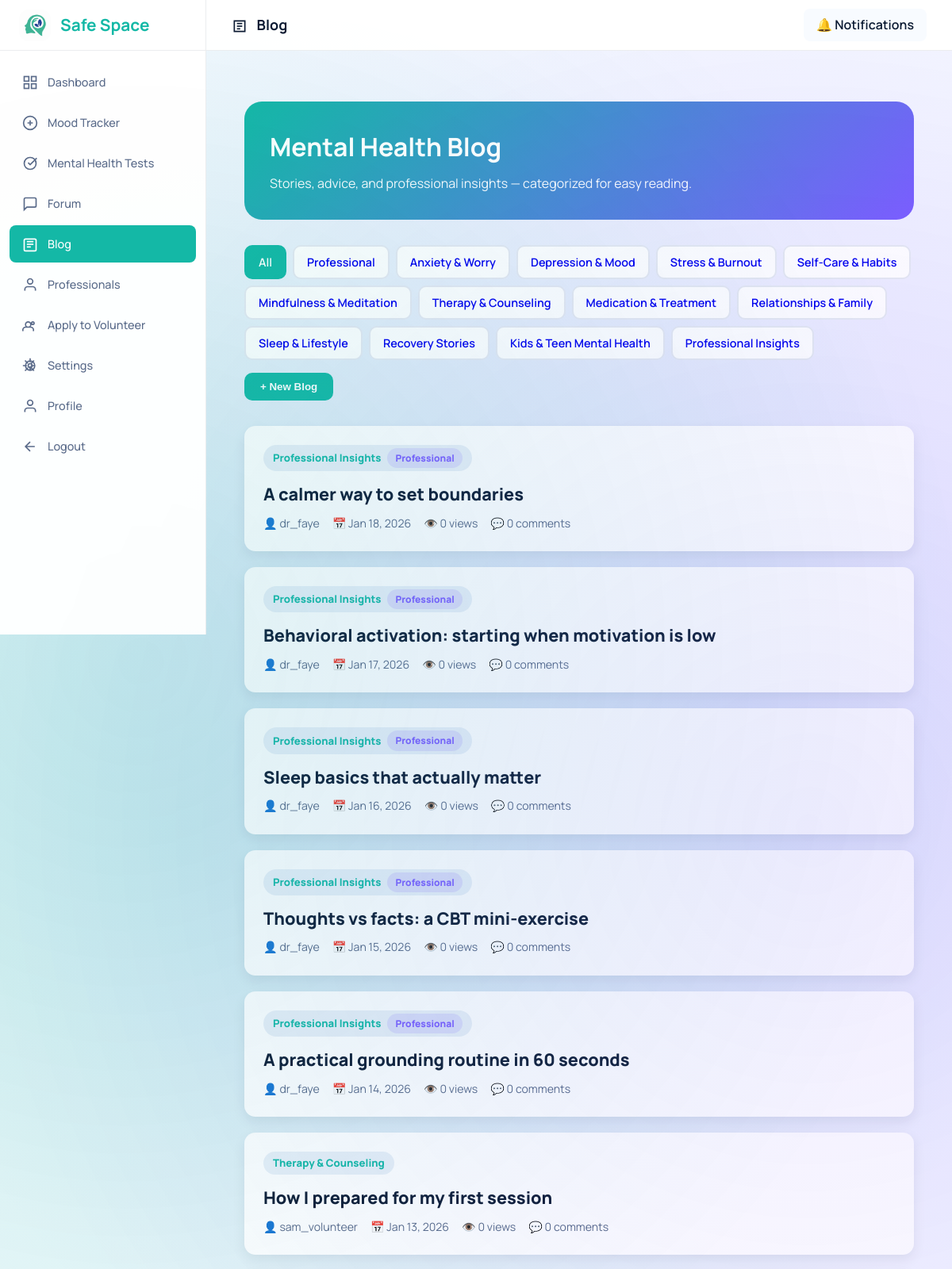
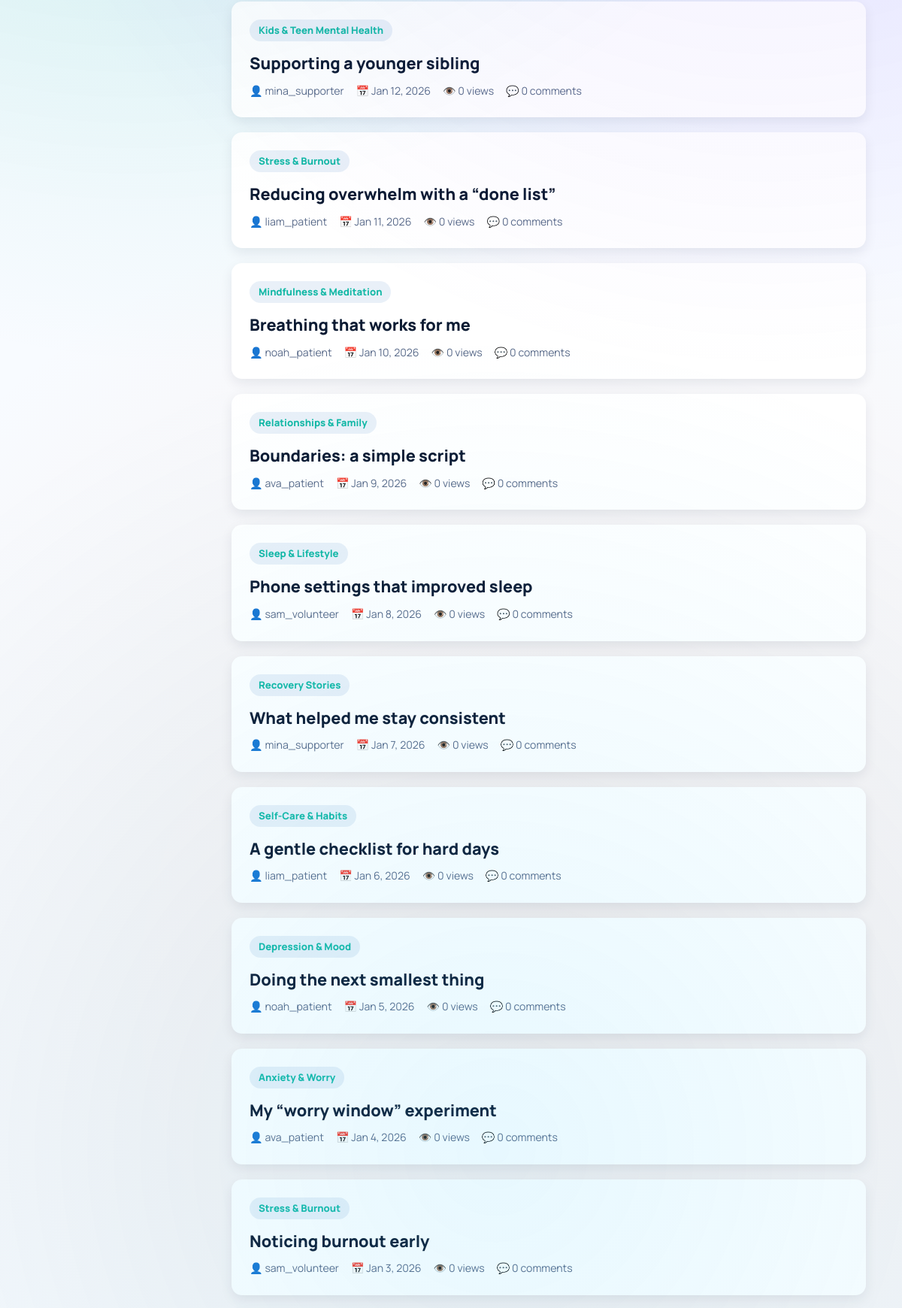
/dashboard/blogs.php (signed in, upper part), run on the app's committed database (2 pictures, top to bottom).
### tables this page shows
CREATE TABLE blog_posts (
    blog_id INT AUTO_INCREMENT PRIMARY KEY,
    user_id INT NOT NULL,
    category VARCHAR(120) NOT NULL,
    title VARCHAR(255) NOT NULL,
    content LONGTEXT NOT NULL,
    is_professional_post BOOLEAN DEFAULT FALSE,
    view_count INT DEFAULT 0,
    comment_count INT DEFAULT 0,
    status ENUM('published', 'draft', 'deleted', 'flagged') DEFAULT 'published',
    created_at TIMESTAMP DEFAULT CURRENT_TIMESTAMP,
    updated_at TIMESTAMP DEFAULT CURRENT_TIMESTAMP ON UPDATE CURRENT_TIMESTAMP,
    FOREIGN KEY (user_id) REFERENCES users(user_id) ON DELETE CASCADE,
    INDEX idx_category (category),
    INDEX idx_status (status),
    INDEX idx_created_at (created_at),
    INDEX idx_user_blogs (user_id, created_at)
);

CREATE TABLE users (
    user_id INT AUTO_INCREMENT PRIMARY KEY,
    username VARCHAR(50) UNIQUE NOT NULL,
    email VARCHAR(100) UNIQUE NOT NULL,
    password_hash VARCHAR(255) NOT NULL,
    full_name VARCHAR(100) NULL,
    phone VARCHAR(30) NULL,
    user_type ENUM('patient', 'professional', 'volunteer', 'supporter', 'community_healer') NOT NULL,
    is_anonymous BOOLEAN DEFAULT TRUE,
    is_verified BOOLEAN DEFAULT FALSE,
    is_active BOOLEAN DEFAULT TRUE,
    profile_picture VARCHAR(255) NULL,
    bio TEXT NULL,
    date_of_birth DATE NULL,
    gender ENUM('male', 'female', 'non_binary', 'prefer_not_to_say', 'other') NULL,
    country VARCHAR(100) NULL,
    timezone VARCHAR(50) DEFAULT 'UTC',
    created_at TIMESTAMP DEFAULT CURRENT_TIMESTAMP,
    last_login TIMESTAMP NULL,
    email_verified_at TIMESTAMP NULL,
    verification_token VARCHAR(100) NULL,
    reset_token VARCHAR(100) NULL,
    reset_token_expiry TIMESTAMP NULL,
    INDEX idx_username (username),
    INDEX idx_email (email),
    INDEX idx_user_type (user_type),
    INDEX idx_is_active (is_active)
);

### config/config.php (called while the page is built, shortened)
<?php
function sanitize_input($data) {
    $data = trim($data);
    $data = stripslashes($data);
    $data = htmlspecialchars($data, ENT_QUOTES, 'UTF-8');
    return $data;
}
?>

### dashboard/blogs.php (the view, shortened to what this page needs)
<?php
require_once '../config/config.php';
$db = Database::getInstance();
$conn = $db->getConnection();
$blog_categories = [
    'Anxiety & Worry',
    'Depression & Mood',
    'Stress & Burnout',
    'Self-Care & Habits',
    'Mindfulness & Meditation',
    'Therapy & Counseling',
    'Medication & Treatment',
    'Relationships & Family',
    'Sleep & Lifestyle',
    'Recovery Stories',
    'Kids & Teen Mental Health',
    'Professional Insights',
];
$filters = array_merge(['All', 'Professional'], $blog_categories);
$selected = sanitize_input($_GET['category'] ?? 'All');
$sql = "
    SELECT bp.blog_id, bp.title, bp.category, bp.view_count, bp.comment_count, bp.created_at,
           bp.is_professional_post,
           u.username, u.user_type
    FROM blog_posts bp
    JOIN users u ON bp.user_id = u.user_id
    WHERE bp.status = 'published'
";
$sql .= ' ORDER BY bp.created_at DESC LIMIT 50';
$stmt = $conn->prepare($sql);
$stmt->execute();
$result = $stmt->get_result();
$posts = $result->fetch_all(MYSQLI_ASSOC);
?>
<!DOCTYPE html>
<html lang="en">
<head>
    <link rel="stylesheet" href="../assets/css/styles.css">
    <link rel="stylesheet" href="includes/dashboard-layout.css">
</head>
<body>
    <div class="dashboard-wrapper">
        <?php include 'includes/sidebar.php'; ?>
        <main class="main-content">
            <div class="top-bar">
                <h2 style="margin: 0; font-size: 18px; color: var(--text-primary);">
                    <svg viewBox="0 0 24 24" width="20" height="20" fill="none" stroke="currentColor" stroke-width="2" style="display: inline-block; margin-right: 8px; vertical-align: middle;"><path d="M4 4h16v16H4z"/><path d="M8 8h8"/><path d="M8 12h8"/><path d="M8 16h5"/></svg>
                    Blog
                </h2>
                <div class="top-bar-right">
                    <a href="notifications.php" style="text-decoration: none; color: var(--text-primary); font-weight: 600; padding: 8px 16px; background: var(--light-bg); border-radius: 8px;">🔔 Notifications</a>
                </div>
            </div>
            <div class="content-area">
                <div class="blog-container">
                    <div class="blog-header">
                        <h1 style="margin: 0 0 0.5rem; font-size: 2rem;">Mental Health Blog</h1>
                        <p style="margin: 0; opacity: 0.92;">Stories, advice, and professional insights — categorized for easy reading.</p>
                    </div>
                    <div class="blog-nav">
                        <div class="filters">
                            <?php foreach ($filters as $cat): ?>
                                <?php
                                    $url = $cat === 'All' ? 'blogs.php' : 'blogs.php?category=' . urlencode($cat);
                                    $active = $selected === $cat || ($cat === 'All' && $selected === 'All');
                                ?>
                                <a class="filter-btn <?php echo $active ? 'active' : ''; ?>" href="<?php echo $url; ?>">
                                    <?php echo htmlspecialchars($cat); ?>
                                </a>
                            <?php endforeach; ?>
                        </div>
                        <button class="new-post-btn" onclick="openNewBlogModal()">+ New Blog</button>
                    </div>
                    <div class="post-list">
                        <?php if (count($posts) > 0): ?>
                            <?php foreach ($posts as $post): ?>
                                <div class="post-card" onclick="location.href='blog_view.php?blog_id=<?php echo (int)$post['blog_id']; ?>'">
                                    <div class="post-category">
                                        <span><?php echo htmlspecialchars($post['category']); ?></span>
                                        <?php if (($post['user_type'] ?? '') === 'professional'): ?>
                                            <span class="pro-badge">Professional</span>
                                        <?php endif; ?>
                                    </div>
                                    <div class="post-title"><?php echo htmlspecialchars($post['title']); ?></div>
                                    <div class="post-meta">
                                        <span>👤 <?php echo htmlspecialchars($post['username']); ?></span>
                                        <span>📅 <?php echo date('M j, Y', strtotime($post['created_at'])); ?></span>
                                        <span>👁️ <?php echo (int)$post['view_count']; ?> views</span>
                                        <span>💬 <?php echo (int)$post['comment_count']; ?> comments</span>
                                    </div>
                                </div>
                            <?php endforeach; ?>
                        <?php else: ?>
                            <div style="text-align: center; padding: 3rem; color: var(--text-secondary);">
                                <p style="margin: 0;">No blog posts yet in this category.</p>
                            </div>
                        <?php endif; ?>
                    </div>
                </div>
            </div>
        </main>
    </div>
</body>
</html>

### assets/css/styles.css (style rules this page uses)
:root { --primary-color: #14b8a6; --primary-dark: #0e9486; --primary-light: #3ad0be; --secondary-color: #7b5dff; --accent-color: #3ac7ff; --accent-warm: #ff986f; --white: #ffffff; --light-bg: #f8fbff; --light-gray: #e5e9f2; --medium-gray: #97a4b8; --dark-gray: #0c1b33; --text-primary: #0c1b33; --text-secondary: #5a6b8a; --success: #22c55e; --warning: #f59e0b; --error: #ef4444; --info: #3b82f6; --shadow-sm: 0 6px 16px rgba(12, 27, 51, 0.08); --shadow-md: 0 12px 28px rgba(12, 27, 51, 0.12); --shadow-lg: 0 18px 48px rgba(12, 27, 51, 0.18); --shadow-glow: 0 0 24px rgba(20, 184, 166, 0.35); --radius-sm: 10px; --radius-md: 14px; --radius-lg: 22px; --radius-xl: 32px; --transition-fast: 0.18s ease; --transition-normal: 0.3s ease; --transition-slow: 0.5s ease; --spacing-xs: 0.5rem; --spacing-sm: 1rem; --spacing-md: 1.5rem; --spacing-lg: 2rem; --spacing-xl: 3rem; }
* { margin: 0; padding: 0; box-sizing: border-box; }
html { font-size: 16px; scroll-behavior: smooth; }
body { font-family: 'Manrope', 'Segoe UI', Tahoma, Geneva, Verdana, sans-serif; background: radial-gradient(circle at 20% 25%, rgba(20, 184, 166, 0.16), transparent 32%), radial-gradient(circle at 80% 20%, rgba(123, 93, 255, 0.14), transparent 34%), radial-gradient(circle at 60% 70%, rgba(255, 152, 111, 0.14), transparent 36%), var(--light-bg); color: var(--text-primary); line-height: 1.6; min-height: 100vh; overflow-x: hidden; position: relative; margin: 0; }
body::before { content: ''; position: fixed; top: 0; left: 0; width: 100%; height: 100%; background: radial-gradient(circle at 15% 20%, rgba(20, 184, 166, 0.12), transparent 30%), radial-gradient(circle at 85% 25%, rgba(123, 93, 255, 0.12), transparent 32%), radial-gradient(circle at 55% 75%, rgba(58, 199, 255, 0.12), transparent 34%); pointer-events: none; z-index: 0; }

### dashboard/includes/dashboard-layout.css (style rules this page uses)
.dashboard-wrapper { display: flex; min-height: 100vh; margin: 0; padding: 0; }
.main-content { flex: 1; margin-left: 260px; padding: 0; width: calc(100% - 260px); }
.top-bar { background: rgba(255, 255, 255, 0.95); border-bottom: 1px solid rgba(12, 27, 51, 0.08); padding: 0 32px; display: flex; justify-content: space-between; align-items: center; position: sticky; top: 0; z-index: 99; height: 64px; margin: 0; }
.top-bar-right { display: flex; gap: 16px; align-items: center; }
.content-area { padding: 2rem; }

### dashboard/blogs.php (style rules this page uses)
.blog-container { max-width: 1200px; margin: 0 auto; padding: 2rem 1rem; }
.blog-header { background: linear-gradient(135deg, var(--primary-color), var(--secondary-color)); color: white; padding: 2rem; border-radius: var(--radius-lg); margin-bottom: 2rem; }
.blog-nav { display: flex; justify-content: space-between; align-items: center; margin-bottom: 2rem; flex-wrap: wrap; gap: 1rem; }
.filters { display: flex; gap: 0.5rem; flex-wrap: wrap; }
.filter-btn { text-decoration: none; padding: 8px 16px; border: 2px solid var(--light-gray); background: white; border-radius: var(--radius-sm); cursor: pointer; transition: all var(--transition-fast); font-weight: 600; font-size: 0.9rem; }
.filter-btn:hover, .filter-btn.active { background: var(--primary-color); border-color: var(--primary-color); color: white; }
.new-post-btn { padding: 10px 20px; background: var(--primary-color); color: white; border: none; border-radius: var(--radius-sm); cursor: pointer; font-weight: 700; }
.post-list { display: flex; flex-direction: column; gap: 1.25rem; }
.post-card { background: white; border-radius: var(--radius-md); padding: 1.5rem; box-shadow: var(--shadow-sm); transition: all var(--transition-normal); cursor: pointer; }
.post-category { display: inline-flex; align-items: center; gap: 8px; background: rgba(107, 155, 209, 0.15); color: var(--primary-color); padding: 4px 12px; border-radius: 999px; font-size: 0.82rem; font-weight: 800; margin-bottom: 0.75rem; width: fit-content; }
.pro-badge { background: rgba(123, 93, 255, 0.14); color: var(--secondary-color); padding: 3px 10px; border-radius: 999px; font-size: 0.75rem; font-weight: 800; }
.post-title { font-size: 1.35rem; font-weight: 800; color: var(--text-primary); margin-bottom: 0.5rem; }
.post-meta { display: flex; gap: 1rem; font-size: 0.88rem; color: var(--text-secondary); flex-wrap: wrap; }

### data on the page
blog_posts: category "Professional Insights", title "A calmer way to set boundaries", user.username "dr_faye", created_at "Jan 18, 2026", view_count "0", comment_count "0"
blog_posts: category "Professional Insights", title "Behavioral activation: starting when motivation is low", user.username "dr_faye", created_at "Jan 17, 2026", view_count "0", comment_count "0"
blog_posts: category "Professional Insights", title "Sleep basics that actually matter", user.username "dr_faye", created_at "Jan 16, 2026", view_count "0", comment_count "0"
blog_posts: category "Professional Insights", title "Thoughts vs facts: a CBT mini-exercise", user.username "dr_faye", created_at "Jan 15, 2026", view_count "0", comment_count "0"
blog_posts: category "Professional Insights", title "A practical grounding routine in 60 seconds", user.username "dr_faye", created_at "Jan 14, 2026", view_count "0", comment_count "0"
blog_posts: category "Therapy & Counseling", title "How I prepared for my first session", user.username "sam_volunteer", created_at "Jan 13, 2026", view_count "0", comment_count "0"
blog_posts: category "Kids & Teen Mental Health", title "Supporting a younger sibling", user.username "mina_supporter", created_at "Jan 12, 2026", view_count "0", comment_count "0"
blog_posts: category "Stress & Burnout", title "Reducing overwhelm with a “done list”", user.username "liam_patient", created_at "Jan 11, 2026", view_count "0", comment_count "0"
blog_posts: category "Mindfulness & Meditation", title "Breathing that works for me", user.username "noah_patient", created_at "Jan 10, 2026", view_count "0", comment_count "0"
blog_posts: category "Relationships & Family", title "Boundaries: a simple script", user.username "ava_patient", created_at "Jan 9, 2026", view_count "0", comment_count "0"
blog_posts: category "Sleep & Lifestyle", title "Phone settings that improved sleep", user.username "sam_volunteer", created_at "Jan 8, 2026", view_count "0", comment_count "0"
blog_posts: category "Recovery Stories", title "What helped me stay consistent", user.username "mina_supporter", created_at "Jan 7, 2026", view_count "0", comment_count "0"
blog_posts: category "Self-Care & Habits", title "A gentle checklist for hard days", user.username "liam_patient", created_at "Jan 6, 2026", view_count "0", comment_count "0"
blog_posts: category "Depression & Mood", title "Doing the next smallest thing", user.username "noah_patient", created_at "Jan 5, 2026", view_count "0", comment_count "0"
blog_posts: category "Anxiety & Worry", title "My “worry window” experiment", user.username "ava_patient", created_at "Jan 4, 2026", view_count "0", comment_count "0"
blog_posts: category "Stress & Burnout", title "Noticing burnout early", user.username "sam_volunteer", created_at "Jan 3, 2026", view_count "0", comment_count "0"

### other printed values
$cat "All"
$cat "Professional"
$cat "Anxiety & Worry"
$cat "Depression & Mood"
$cat "Stress & Burnout"
$cat "Self-Care & Habits"
$cat "Mindfulness & Meditation"
$cat "Therapy & Counseling"
$cat "Medication & Treatment"
$cat "Relationships & Family"
$cat "Sleep & Lifestyle"
$cat "Recovery Stories"
$cat "Kids & Teen Mental Health"
$cat "Professional Insights"
